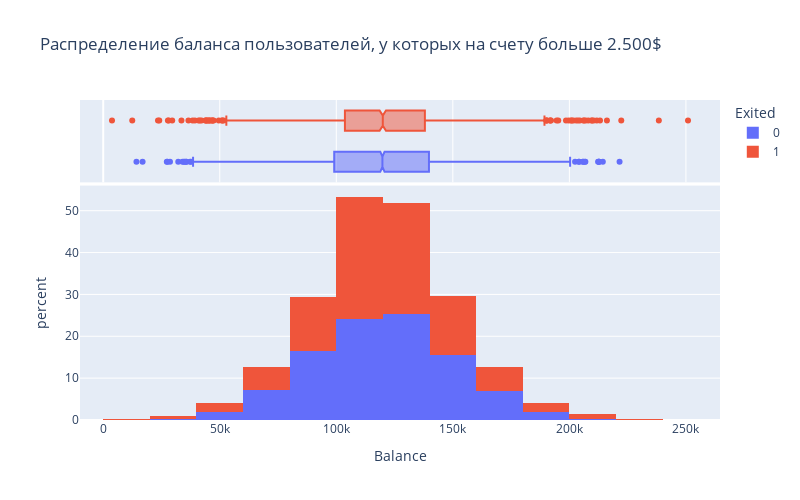

Notebook code cell kept with this figure:
### Markdown cell above
Из графика видно, что:
1. у основной массы клиентов на счету от 70000 до 170000 $;
2. у менее чем 200 человек меньше 70000$ или более 170000$;
3. у 1300 клиентов на счету порядка  125000$.

### Code cell
fig = px.histogram(
    data_frame= churn_data[churn_data['Balance'] > 2500],
    x='Balance',
    color = "Exited",
    nbins=15,
    title='Распределение баланса пользователей, у которых на счету больше 2.500$',
    width=800,
    height=500,
    marginal='box',
    histnorm='percent'
)
fig.show()

### Figure 1 — Plotly figure (JSON) as saved in the notebook; plotly's stock layout.template omitted (floating-point values rounded to 4 significant figures; data arrays with more than 128 entries replaced by an {"elided": "..."} marker saying what was removed)
{"data": [{"alignmentgroup": "True", "bingroup": "x", "histnorm": "percent", "hovertemplate": "Exited=0<br>Balance=%{x}<br>percent=%{y}<extra></extra>", "legendgroup": "0", "marker": {"color": "#636efa", "pattern": {"shape": ""}}, "name": "0", "nbinsx": 15, "offsetgroup": "0", "orientation": "v", "showlegend": true, "type": "histogram", "x": {"elided": "4846 float values"}, "xaxis": "x", "yaxis": "y"}, {"alignmentgroup": "True", "hovertemplate": "Exited=0<br>Balance=%{x}<extra></extra>", "legendgroup": "0", "marker": {"color": "#636efa"}, "name": "0", "notched": true, "offsetgroup": "0", "showlegend": false, "type": "box", "x": {"elided": "4846 float values"}, "xaxis": "x2", "yaxis": "y2"}, {"alignmentgroup": "True", "bingroup": "x", "histnorm": "percent", "hovertemplate": "Exited=1<br>Balance=%{x}<br>percent=%{y}<extra></extra>", "legendgroup": "1", "marker": {"color": "#EF553B", "pattern": {"shape": ""}}, "name": "1", "nbinsx": 15, "offsetgroup": "1", "orientation": "v", "showlegend": true, "type": "histogram", "x": {"elided": "1537 float values"}, "xaxis": "x", "yaxis": "y"}, {"alignmentgroup": "True", "hovertemplate": "Exited=1<br>Balance=%{x}<extra></extra>", "legendgroup": "1", "marker": {"color": "#EF553B"}, "name": "1", "notched": true, "offsetgroup": "1", "showlegend": false, "type": "box", "x": {"elided": "1537 float values"}, "xaxis": "x2", "yaxis": "y2"}], "layout": {"barmode": "relative", "height": 500, "legend": {"title": {"text": "Exited"}, "tracegroupgap": 0}, "title": {"text": "Распределение баланса пользователей, у которых на счету больше 2.500$"}, "width": 800, "xaxis": {"anchor": "y", "domain": [0, 1], "title": {"text": "Balance"}}, "xaxis2": {"anchor": "y2", "domain": [0, 1], "matches": "x", "showgrid": true, "showticklabels": false}, "yaxis": {"anchor": "x", "domain": [0, 0.7326], "title": {"text": "percent"}}, "yaxis2": {"anchor": "x2", "domain": [0.7426, 1], "matches": "y2", "showgrid": false, "showline": false, "showticklabels": false, "ticks": ""}}}
